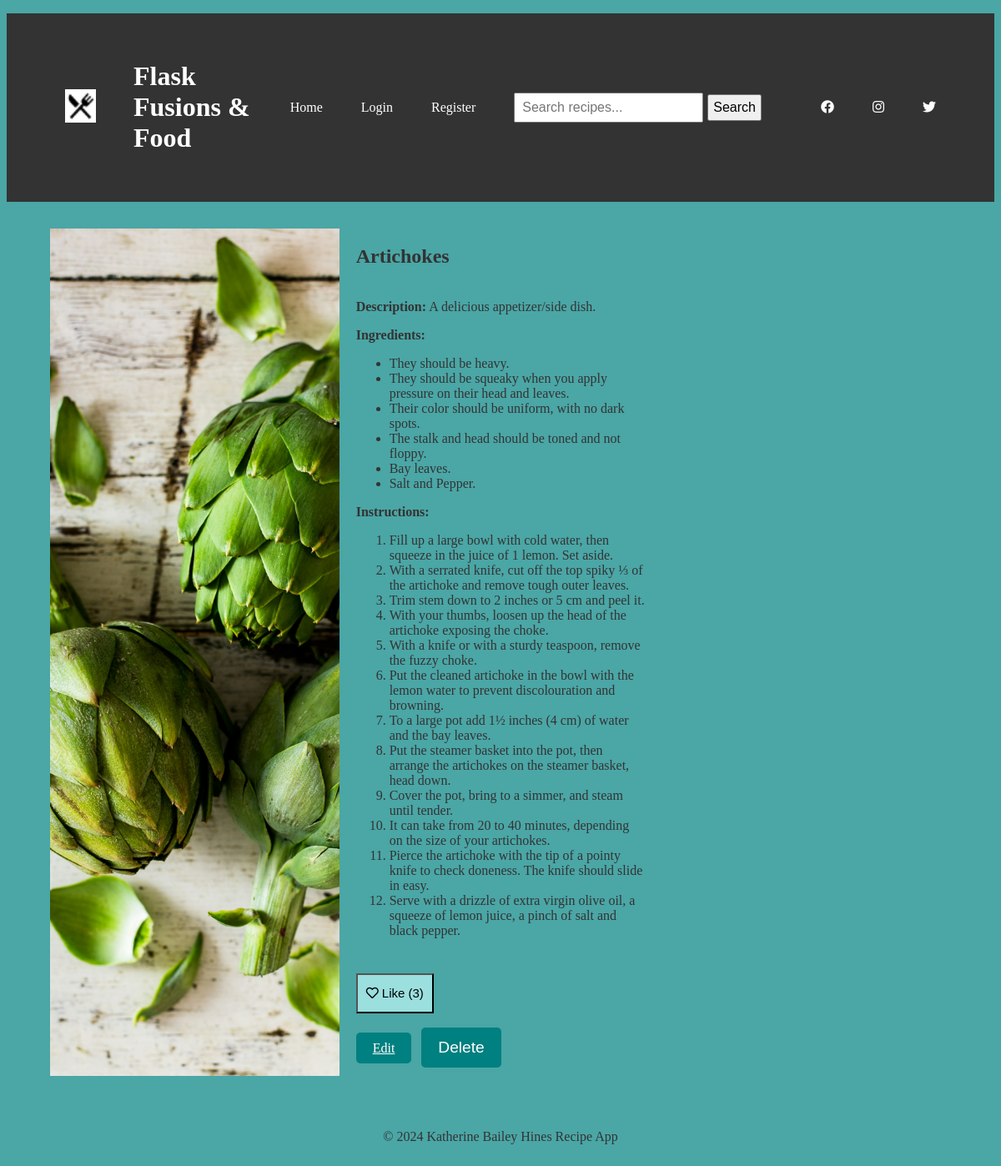
/view_recipe/8, run on the app's committed database.
### app.py (models this page shows)
class Recipe(db.Model):
    id = db.Column(db.Integer, primary_key=True)
    title = db.Column(db.String(100), nullable=False)
    description = db.Column(db.Text, nullable=False)
    ingredients = db.Column(db.Text, nullable=False)
    instructions = db.Column(db.Text, nullable=False)
    image = db.Column(db.String(255), nullable=True)
    likes = db.Column(db.Integer, default=0)  # New field to store the number of likes
    category = db.Column(db.String(100), nullable=True)  # Add the category column
    user_id = db.Column(db.Integer, db.ForeignKey('user.id'), nullable=False)
    user = db.relationship('User', backref='recipes', lazy=True)

### app.py (the view)
@app.route('/view_recipe/<int:recipe_id>')
def view_recipe(recipe_id):
    recipe = Recipe.query.get(recipe_id)
    if recipe:
        likes_count = recipe.likes
        return render_template('view_recipe.html', recipe=recipe, likes_count=likes_count)
    else:
        return render_template('error.html', message='Recipe not found'), 404

### templates/view_recipe.html
{% extends 'base.html' %}
{% block content %}
<div class="recipe-container">
    <div class="recipe-image">
        <img src="{{ url_for('static', filename='images/' + recipe.image) }}" alt="Recipe Image">
    </div>
    <div class="recipe-details">
        <div class="recipe-header">
            <h2>{{ recipe.title }}</h2>
        </div>
        <div class="recipe-content">
            <p><strong>Description:</strong> {{ recipe.description }}</p>
            <p><strong>Ingredients:</strong></p>
            <ul>
                {% for ingredient in recipe.ingredients.split('\n') %}
                    {% if ingredient.strip() %}
                        <li>{{ ingredient.strip() }}</li>
                    {% endif %}
                {% endfor %}
            </ul>
            <p><strong>Instructions:</strong></p>
            <ol>
                {% for instruction in recipe.instructions.split('\n') %}
                    {% if instruction.strip() %}
                        <li>{{ instruction.strip() }}</li>
                    {% endif %}
                {% endfor %}
            </ol>
        </div>
        <div class="recipe-actions">
            <form method="POST" action="{{ url_for('like_recipe', recipe_id=recipe.id) }}">
                <button type="submit" class="btn like-button"><i class="far fa-heart"></i> Like ({{ recipe.likes }})</button>
            </form>
            <a href="{{ url_for('edit_recipe', recipe_id=recipe.id) }}" class="btn teal-button">Edit</a>
            <form action="{{ url_for('delete_recipe', recipe_id=recipe.id) }}" method="POST" style="display: inline;">
                <button type="submit" class="btn btn-danger">Delete</button>
            </form>
        </div>
    </div>
</div>
{% endblock %}

### static/main.css (style rules this page uses)
body { background: rgb(75, 166, 166); color: #333333; margin-top: 1rem; }
.recipe-container { display: flex; flex-wrap: wrap; gap: 20px; }
.recipe-image { width: 100%; height: auto; }
.recipe-details { display: grid; grid-template-rows: auto auto auto auto; row-gap: 10px; }
.recipe-container { display: grid; grid-template-columns: repeat(3, 1fr); grid-gap: 20px; }
.recipe-image img { width: 100%; height: 100%; object-fit: cover; }
.recipe-details p { margin-top: 0.5em; }
.recipe-actions { margin-top: 1em; }
.recipe-actions .btn { margin-right: 0.5rem; }
button { height: 3rem; padding: 0.5rem 1rem; font-size: 1.2rem; }
.teal-button, .btn.btn-danger { background-color: teal; color: white; border: none; padding: 10px 20px; border-radius: 5px; cursor: pointer; }
.fa-heart { display: inline-block; }
.btn.like-button { background-color:rgb(155, 223, 223); padding: 10px; max-height: 25 px; margin-bottom: 17px; font-size: 15px; }

### data on the page
Recipe: image (picture), title "Artichokes", description "A delicious appetizer/side dish.", likes "3"

### other printed values
{{ ingredient.strip() }} "They should be heavy." "They should be squeaky when you apply pressure on their head and leaves." "Their color should be uniform, with no dark spots." "The stalk and head should be toned and not floppy." "Bay leaves." "Salt and Pepper."
{{ instruction.strip() }} "Fill up a large bowl with cold water, then squeeze in the juice of 1 lemon. Set aside." "With a serrated knife, cut off the top spiky ⅓ of the artichoke and remove tough outer leaves." "Trim stem down to 2 inches or 5 cm and peel it." "With your thumbs, loosen up the head of the artichoke exposing the choke." "With a knife or with a sturdy teaspoon, remove the fuzzy choke." "Put the cleaned artichoke in the bowl with the lemon water to prevent discolouration and browning." "To a large pot add 1½ inches (4 cm) of water and the bay leaves." "Put the steamer basket into the pot, then arrange the artichokes on the steamer basket, head down." "Cover the pot, bring to a simmer, and steam until tender." "It can take from 20 to 40 minutes, depending on the size of your artichokes." "Pierce the artichoke with the tip of a pointy knife to check doneness. The knife should slide in easy." "Serve with a drizzle of extra virgin olive oil, a squeeze of lemon juice, a pinch of salt and black pepper."
